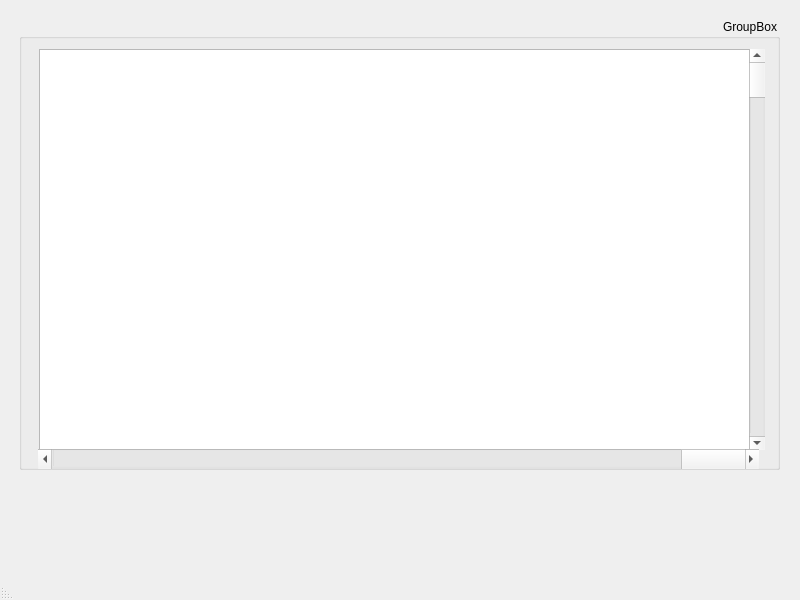
<?xml version="1.0" encoding="UTF-8"?>
<ui version="4.0">
 <class>MainWindow</class>
 <widget class="QMainWindow" name="MainWindow">
  <property name="geometry">
   <rect>
    <x>0</x>
    <y>0</y>
    <width>800</width>
    <height>600</height>
   </rect>
  </property>
  <property name="windowTitle">
   <string>MainWindow</string>
  </property>
  <property name="layoutDirection">
   <enum>Qt::RightToLeft</enum>
  </property>
  <widget class="QWidget" name="centralwidget">
   <widget class="QGroupBox" name="groupBox">
    <property name="geometry">
     <rect>
      <x>19</x>
      <y>19</y>
      <width>761</width>
      <height>451</height>
     </rect>
    </property>
    <property name="title">
     <string>GroupBox</string>
    </property>
    <widget class="QTableView" name="tableView">
     <property name="geometry">
      <rect>
       <x>20</x>
       <y>30</y>
       <width>711</width>
       <height>401</height>
      </rect>
     </property>
    </widget>
    <widget class="QScrollBar" name="verticalScrollBar">
     <property name="geometry">
      <rect>
       <x>730</x>
       <y>30</y>
       <width>16</width>
       <height>401</height>
      </rect>
     </property>
     <property name="orientation">
      <enum>Qt::Vertical</enum>
     </property>
    </widget>
    <widget class="QScrollBar" name="horizontalScrollBar">
     <property name="geometry">
      <rect>
       <x>19</x>
       <y>430</y>
       <width>721</width>
       <height>20</height>
      </rect>
     </property>
     <property name="orientation">
      <enum>Qt::Horizontal</enum>
     </property>
    </widget>
   </widget>
  </widget>
  <widget class="QMenuBar" name="menubar">
   <property name="geometry">
    <rect>
     <x>0</x>
     <y>0</y>
     <width>800</width>
     <height>21</height>
    </rect>
   </property>
  </widget>
  <widget class="QStatusBar" name="statusbar"/>
 </widget>
 <resources/>
 <connections/>
</ui>
